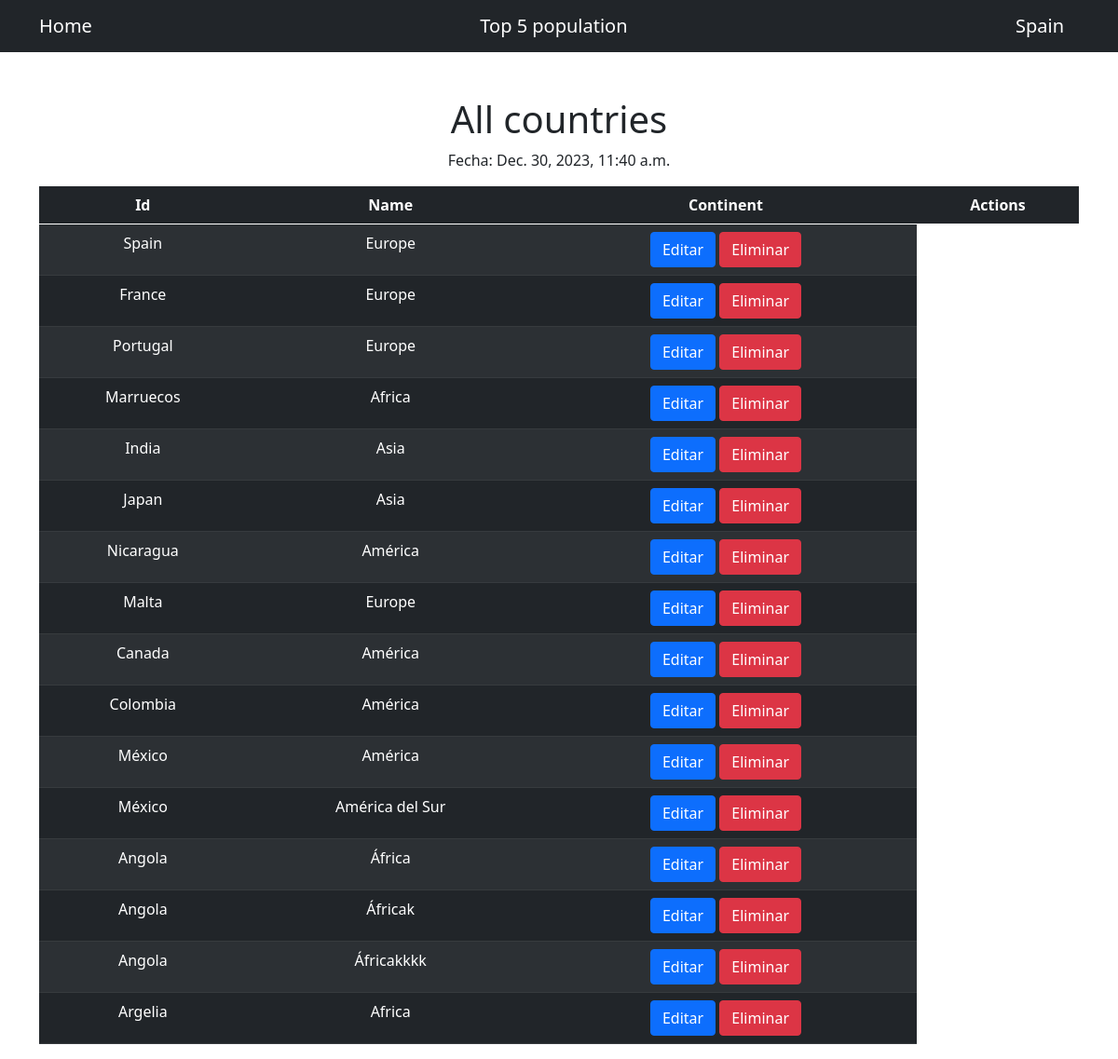
Screenshot of /countries/all/ with the database file from the repository.
### countries/models.py (models this page shows)
class Country(models.Model):
    id = models.AutoField(primary_key=True)
    name = models.TextField(blank=True, null=True, max_length=50)
    continent = models.TextField(blank=True, max_length=30)
    class Meta:
        managed = True
        db_table = 'worldcountries'

### countries/views.py (the view)
# urls.py: path("all/", AllCountriesView.as_view(), name="all-countries"),
class AllCountriesView(View):
    def get(self, request):
        context = {
            'date': datetime.now(),
            'title': 'All countries',
            'countries': Country.objects.all(),
        }
        return render(request, 'list-countries.html',
                      context=context)

### countries/templates/list-countries.html (shortened to what this page needs)
{% extends "base.html" %}
                {% block content %}
                    <h1>{{ title }}</h1>
                    <p>Fecha: {{ date }}</p>
                     <table class="table table-dark table-striped">
                        <thead>
                          <tr>
                            <th>Id</th>
                            <th>Name</th>
                            <th>Continent</th>
                            <th>Actions</th>
                          </tr>
                        </thead>
                        <tbody>
                            {% for c in countries %}
                              <tr>
                                <td>{{c.name}}</td>
                                <td>{{c.continent}}</td>
                                <td>
                                    <a class="btn btn-primary" href="{% url 'edit-country' id=c.id %}">Editar</a>
                                    <a class="btn btn-danger" href="{% url 'delete-country' id=c.id %}">Eliminar</a>
                                </td>
                              </tr>
                            {% endfor %}
                        </tbody>
                      </table>
                {% endblock %}

### cities/templates/base.html (shortened to what this page needs)
<!DOCTYPE html>
<html lang="en">
    <head>
        <link href="https://cdn.jsdelivr.net/npm/bootstrap@5.0.2/dist/css/bootstrap.min.css" rel="stylesheet">
    </head>
    <body>
        <nav class="navbar navbar-expand-lg navbar-dark bg-dark">
            <div class="container">
                <a class="navbar-brand" href="http://127.0.0.1:8000/cities/all">Home</a>
                <a class="navbar-brand" href="http://127.0.0.1:8000/cities/top5">Top 5 population</a>
                <a class="navbar-brand" href="http://127.0.0.1:8000/cities/spain">Spain</a>
            </div>
        </nav>
        <div class="container">
            <div class="text-center mt-5">
                {% block content %} {% endblock %}
            </div>
        </div>
    </body>
</html>

### rows the page displays
Country: name "Spain", continent "Europe"
Country: name "France", continent "Europe"
Country: name "Portugal", continent "Europe"
Country: name "Marruecos", continent "Africa"
Country: name "India", continent "Asia"
Country: name "Japan", continent "Asia"
Country: name "Nicaragua", continent "América"
Country: name "Malta", continent "Europe"
Country: name "Canada", continent "América"
Country: name "Colombia", continent "América"
Country: name "México", continent "América"
Country: name "México", continent "América del Sur"
Country: name "Angola", continent "África"
Country: name "Angola", continent "Áfricak"
Country: name "Angola", continent "Áfricakkkk"
Country: name "Argelia", continent "Africa"

### other values shown
{{ title }} "All countries"
